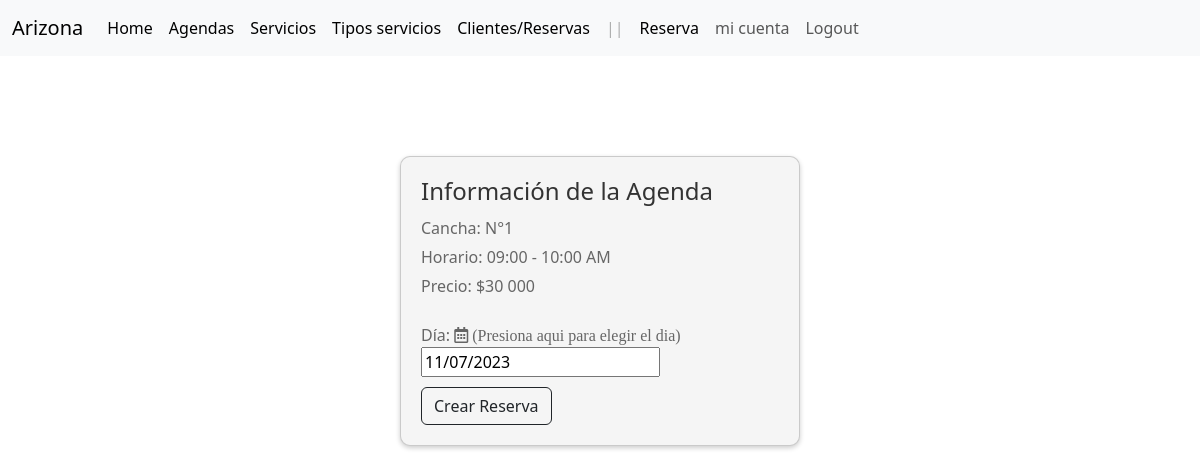
The page /clientes/reserva/crear/10/ (signed in) on the database its author committed.
### services/models.py (models this page shows, shortened)
class Agenda(models.Model):
    cancha = models.ForeignKey(Cancha, on_delete=models.CASCADE)
    horario = models.ForeignKey(Horario, on_delete=models.CASCADE)
    disponible = models.BooleanField(default=True)
    class Meta:
        verbose_name = _('Agenda')
        verbose_name_plural = _('Agendas')
        unique_together = ('cancha', 'horario')

class Cancha(models.Model):
    NUMERACION_CHOICES = [
        ('1', 'Cancha 1'),
        ('2', 'Cancha 2'),
        ('3', 'Cancha 3'),
        ('4', 'Cancha 4'),
        ('5', 'Cancha 5'),
        ('6', 'Cancha 6'),
        ('7', 'Cancha 7'),
        ('8', 'Cancha 8'),
    ]
    numeracion = models.CharField(max_length=10, choices=NUMERACION_CHOICES)
    tipo = models.ForeignKey(TipoCancha, on_delete=models.CASCADE, related_name='canchas')
    class Meta:
        verbose_name = _('Cancha')
        verbose_name_plural = _('Canchas')

class Horario(models.Model):
    AM = 'AM'
    PM = 'PM'
    HORAS_CHOICES = [
        ('09', '09:00 - 10:00'),
        ('10', '10:00 - 11:00'),
        ('11', '11:00 - 12:00'),
        ('12', '12:00 - 01:00'),
        ('16', '04:00 - 05:00'),
        ('17', '05:00 - 06:00'),
        ('18', '06:00 - 07:00'),
        ('19', '07:00 - 08:00'),
        ('20', '08:00 - 09:00'),
        ('21', '09:00 - 10:00'),
    ]
    MERIDIEM_CHOICES = [
        (AM, 'AM'),
        (PM, 'PM'),
    ]
    horario = models.CharField(max_length=10, choices=HORAS_CHOICES, unique=True)
    meridiem = models.CharField(max_length=2, choices=MERIDIEM_CHOICES, default=PM)
    def __str__(self):
        return f'{self.get_horario_display()} {self.get_meridiem_display()}'
    class Meta:
        verbose_name = _('Horario')
        verbose_name_plural = _('Horarios')

class TipoCancha(models.Model):
    nombre = models.CharField(max_length=50)
    precio = models.DecimalField(max_digits=8, decimal_places=0)
    descripcion = models.TextField()
    class Meta:
        verbose_name = _('Tipo de Cancha')
        verbose_name_plural = _('Tipos de Canchas')

### client/views.py (the view, shortened to what this page needs)
# urls.py: path('reserva/crear/<int:agenda_id>/', views.crear_reserva, name='crear_reserva'),
@login_required(login_url='login')
def crear_reserva(request, agenda_id):
    agenda = get_object_or_404(Agenda, id=agenda_id)
    form = ReservaForm(initial={'agenda': agenda})
    try:
        cliente = request.user.cliente
    except Cliente.DoesNotExist:
        messages.warning(request, 'Necesitas los DATOS COMPLEMENTARIOS para realizar una reserva')
        return redirect(to='client:cliente_create')
    dias_reservados = Reserva.objects.filter(agenda__cancha=agenda.cancha, agenda__horario=agenda.horario).values_list('dia', flat=True)
    dias_reservados_str = ', '.join([dia.strftime('%d/%m/%Y') for dia in dias_reservados])
    dias_reservados_json = json.dumps(dias_reservados_str)
    contexto = {
        'form': form,
        'agenda': agenda,
        'dias_reservados_json': dias_reservados_json,
    }
    return render(request, 'reserva/crear.html', contexto)

### client/forms.py (shortened to what this page needs)
class ReservaForm(forms.ModelForm):
    dia = forms.DateField(widget=forms.DateInput(attrs={'class': 'datepicker'}))
    class Meta:
        model = Reserva
        fields = ['dia']

### client/templates/reserva/crear.html (shortened to what this page needs)
{% extends "layout.html" %}
{% load static %}
{% load humanize %}
{% block head %}
<link rel="stylesheet" href="{% static 'css/reserva/reserva.css' %}" type="text/css">
<link rel="stylesheet" href="https://code.jquery.com/ui/1.12.1/themes/base/jquery-ui.css">
{% endblock %}
{% block container %}
<div class="card">
    <h2>Información de la Agenda</h2>
    <p>Cancha: N°{{ agenda.cancha.numeracion }}</p>
    <p>Horario: {{ agenda.horario }}</p>
    <p>Precio: ${{ agenda.cancha.tipo.precio|intcomma}}</p>
    <form method="post" class="reserva-form">
        <div class="form-group">
            <label for="{{ form.dia.id_for_label }}">Día: <i class="far fa-calendar-alt"><span> (Presiona aqui para
                        elegir el dia)</span></i><br>{{ form.dia }}</label>
        </div>
        <input type="submit" value="Crear Reserva" class="btn btn-outline-dark" {% if transaction_data.token %}disabled{% endif %}>
    </form>
</div>
{% endblock %}

### static/css/reserva/reserva.css (style rules this page uses)
.card { background-color: #f5f5f5; border-radius: 10px; box-shadow: 0px 2px 5px rgba(0, 0, 0, 0.2); padding: 20px; width: 400px; margin: 0 auto; margin-top: 100px; }
.card h2 { color: #333; font-size: 24px; margin-bottom: 10px; }
.card p { color: #666; font-size: 16px; margin-bottom: 5px; }
.reserva-form { margin-top: 20px; }
.form-group label { color: #666; font-size: 16px; margin-bottom: 10px; }

### rows shown on the page
Agenda: cancha.numeracion "1", horario "09:00 - 10:00 AM", cancha.tipo.precio "30 000"
